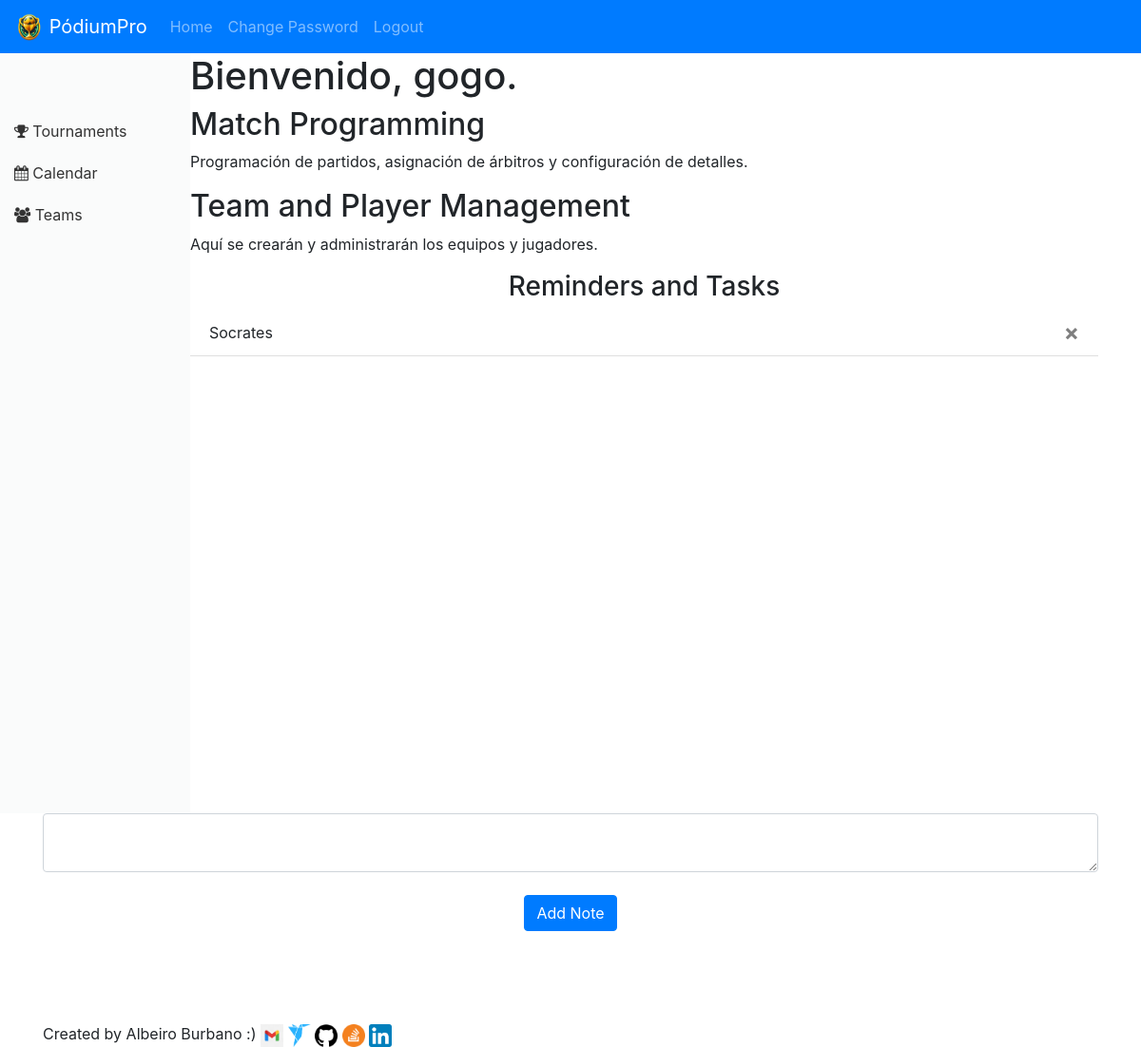
The page / (signed in) on the database as committed earlier.
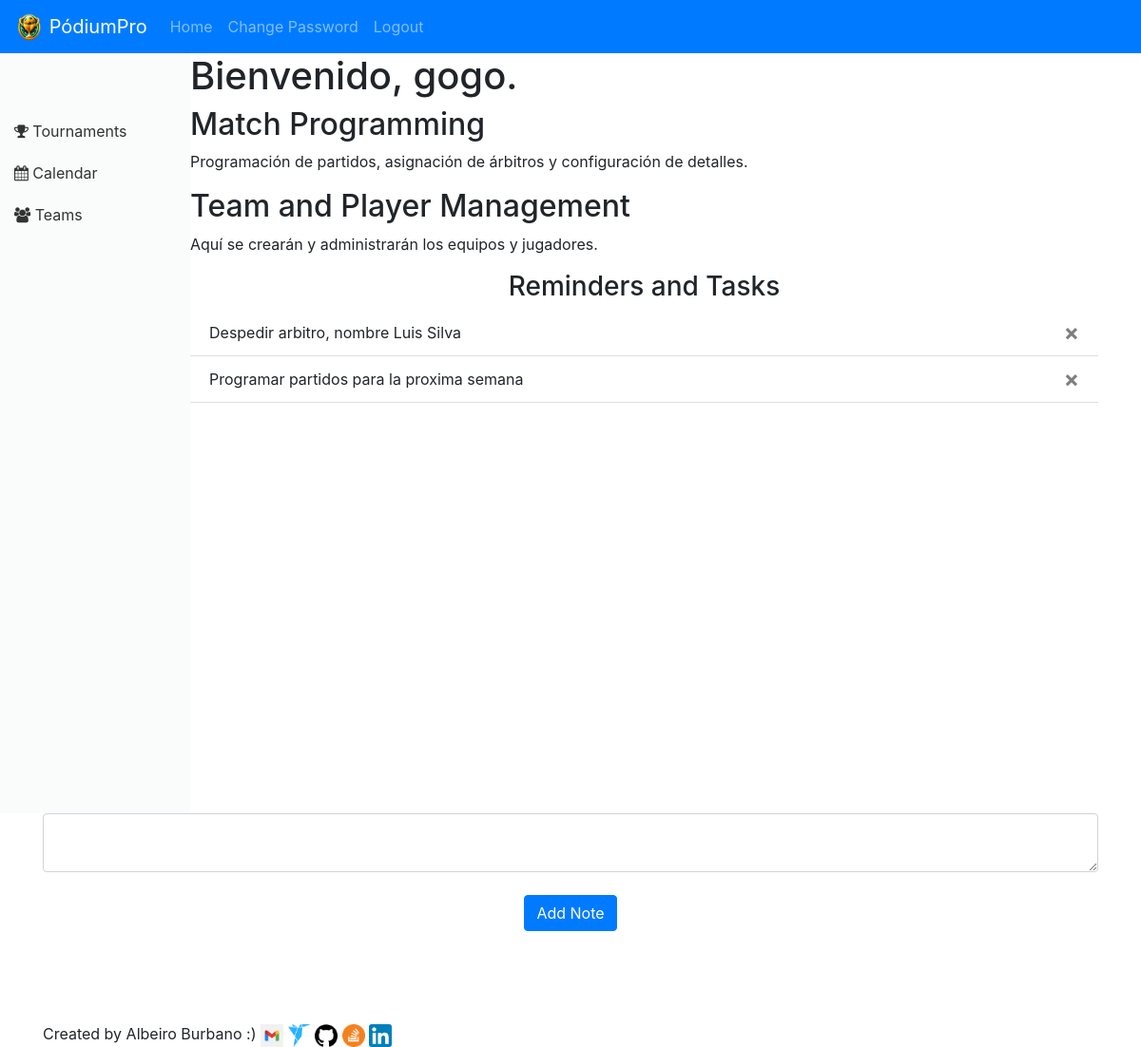
The same page on the database as committed later.
### website/models.py (models this page shows)
class User(db.Model, UserMixin):
    id = db.Column(db.Integer, primary_key=True)
    email = db.Column(db.String(150), unique=True)
    password = db.Column(db.String(150))
    first_name = db.Column(db.String(150))
    notes = db.relationship('Note')

class Note(db.Model):
    id = db.Column(db.Integer, primary_key=True)
    data = db.Column(db.String(10000))
    date = db.Column(db.DateTime(timezone=True), default=func.now())
    user_id = db.Column(db.Integer, db.ForeignKey('user.id'))

### website/views.py (the view, shortened to what this page needs)
@views.route('/', methods=['GET', 'POST'])
@login_required
def home():
    return render_template("home.html", user=current_user)

### website/__init__.py (called while the page is built)
def create_app():
    app = Flask(__name__)
    app.config['SECRET_KEY'] = 'hjshjhdjah kjshkjdhjs'
    app.config['SQLALCHEMY_DATABASE_URI'] = f'sqlite:///{DB_NAME}'
    db.init_app(app)
    from .views import views
    from .auth import auth
    app.register_blueprint(views, url_prefix='/')
    app.register_blueprint(auth, url_prefix='/')
    from .models import User, Note
    with app.app_context():
        db.create_all()
    login_manager = LoginManager()
    login_manager.login_view = 'views.guest'
    login_manager.init_app(app)
    @login_manager.user_loader
    def load_user(id):
        return User.query.get(int(id))
    return app

### website/templates/home.html (shortened to what this page needs)
{% extends "base.html" %}
{% block content %}
{% if current_user.is_authenticated %}
    <div class="welcome-message">
        <h1>Bienvenido, {{ current_user.first_name }}.</h1>
    </div>
{% endif %}
<div id="programacion-partidos">
    <h2>Match Programming</h2>
    <p>Programación de partidos, asignación de árbitros y configuración de detalles.</p>
</div>
<div id="gestion-equipos">
    <h2>Team and Player Management</h2>
    <p>Aquí se crearán y administrarán los equipos y jugadores.</p>
</div>
<h3 align="center">Reminders and Tasks</h3>
<ul class="list-group list-group-flush" id="notes">
  {% for note in user.notes %}
  <li class="list-group-item">
    {{ note.data }}
    <button type="button" class="close" onClick="deleteNote({{ note.id }})">
      <span aria-hidden="true">&times;</span>
    </button>
  </li>
  {% endfor %}
</ul>
<form method="POST">
  <textarea name="note" id="note" class="form-control"></textarea>
  <br />
  <div align="center">
    <button type="submit" class="btn btn-primary">Add Note</button>
  </div>
</form>
<br>
<br>
<br>
<br>
<div id="mi-firma">
  <span>Created by Albeiro Burbano :)  </span>
  <a href="mailto:aburbanot@unal.edu.co">
      <img src="../static/email-icon.png" alt="Enviar correo" style="width: 24px; height: 24px; vertical-align: middle;">
  </a>
  <a href="https://www.freelancer.com/u/Albeiro73?sb=t">
    <img src="../static/free-icon .png" alt="Ver perfil en freelancer" style="width: 24px; height: 24px; vertical-align: middle;">
</a>
<a href="https://github.com/AlbeiroBurbanoTobar/ppi_pl_BurbanoA">
  <img src="../static/git-icon.png" alt="Ver repositorio" style="width: 24px; height: 24px; vertical-align: middle;">
</a>
<a href="https://stackoverflow.com/users/24090991/albeiro-burbano">
  <img src="../static/stack-icon.png" alt="Mira el perfil de stackoverflow" style="width: 24px; height: 24px; vertical-align: middle;">
</a>
<a href="http://www.linkedin.com/in/albeiro-jose-burbano-tobar-759ba4297">
  <img src="../static/link-icon.png" alt="Mira el perfil de linkedin" style="width: 24px; height: 24px; vertical-align: middle;">
</a>
</div>
{% endblock %}

### website/templates/base.html (shortened to what this page needs)
<!DOCTYPE html>
<html>
  <head>
    <link
      rel="stylesheet"
      href="https://stackpath.bootstrapcdn.com/bootstrap/4.4.1/css/bootstrap.min.css"
    />
    <link
      rel="stylesheet"
      href="https://stackpath.bootstrapcdn.com/font-awesome/4.7.0/css/font-awesome.min.css"
    />
    <link rel="stylesheet" href="{{ url_for('static', filename='css/style.css') }}">
  </head>
  <body>
    <nav class="navbar navbar-expand-lg navbar-dark bg-primary">
      <a class="navbar-brand" href="/">
        <img src="../static/logo.png" width="30" height="30" class="d-inline-block align-top" alt="">
        PódiumPro
      </a>
      <div class="collapse navbar-collapse" id="navbar">
        <div class="navbar-nav">
          {% if user.is_authenticated %}
          <a class="nav-item nav-link" id="home" href="/">Home</a>
           <a class="nav-item nav-link" id="changePassword" href="/change-password">Change Password</a>
          <a class="nav-item nav-link" id="logout" href="/logout">Logout</a>
        </div>
          {% else %}
          <a class="nav-item nav-link" id="login" href="/login">Login</a>
          <a class="nav-item nav-link" id="signUp" href="{{ url_for('auth.privacy_policy') }}">Sign Up</a>
          {% endif %}
        </div>
    </nav>
    {% if user.is_authenticated %}
    <div class="sidebar-container">
        <div class="sidebar">
          <a href="{{ url_for('views.tournaments') }}">
            <i class="fa fa-trophy" aria-hidden="true"></i> Tournaments
        </a>
        <a href="{{ url_for('views.calendar') }}">
            <i class="fa fa-calendar" aria-hidden="true"></i> Calendar
        </a>
        <a href="{{ url_for('views.teams') }}">
            <i class="fa fa-users" aria-hidden="true"></i> Teams
        </a>
        </div>
    </div>
    {% endif %}
    <div class="container">{% block content %} {% endblock %}</div>
  </body>
</html>

### website/static/css/style.css (style rules this page uses)
.sidebar-container { width: 200px; background-color: #fafbfb; padding-top: 60px; float: left; height: 100vh; }
.sidebar a { padding: 10px 15px; text-decoration: none; font-size: 16px; color: #333; display: block; white-space: nowrap; }

Rows that differ between the two databases and show on the page:
removed Note: data "Socrates"
added Note: data "Despedir arbitro, nombre Luis Silva"
added Note: data "Programar partidos para la proxima semana"
